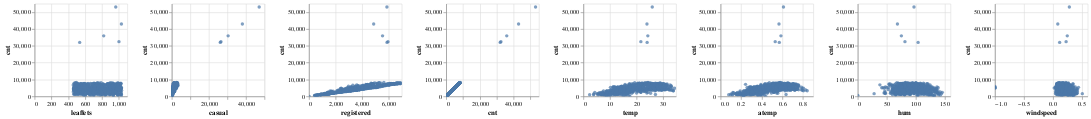

Notebook code for this chart:
### Markdown cell above
Um einen ersten Überblick über die Zusammenhänge zwischen den verschiedenen numerischen Variablen und der Response Variable `cnt` zu erhalten, werden Scatterplots erstellt. Muster, wie beispielsweise lineare Beziehungen, Trends und Ausreißer, können so schnell identifiziert werden.

### Code cell
alt.Chart(data).mark_circle().encode(
    alt.X(alt.repeat("column"), type='quantitative'),
    alt.Y(alt.repeat("row"), type='quantitative')
).properties(
    width=150,
    height=150
).repeat(
    row=['cnt'],
    column=numeric_vars_large + numeric_vars_small
).interactive()

### Figure 1 — Vega-Lite specification as saved in the notebook (floating-point values rounded to 4 significant figures; data arrays with more than 128 entries replaced by an {"elided": "..."} marker saying what was removed)
{"config": {"view": {"continuousWidth": 300, "continuousHeight": 300}}, "repeat": {"column": ["leaflets", "casual", "registered", "cnt", "temp", "atemp", "hum", "windspeed"], "row": ["cnt"]}, "spec": {"data": {"name": "data-b8677563fe0251ac50b71348b3b780cb"}, "mark": {"type": "circle"}, "encoding": {"x": {"field": {"repeat": "column"}, "type": "quantitative"}, "y": {"field": {"repeat": "row"}, "type": "quantitative"}}, "height": 150, "name": "view_1", "width": 150}, "params": [{"name": "param_1", "select": {"type": "interval", "encodings": ["x", "y"]}, "bind": "scales", "views": ["view_1_child__row_cntcolumn_leaflets", "view_1_child__row_cntcolumn_casual", "view_1_child__row_cntcolumn_registered", "view_1_child__row_cntcolumn_cnt", "view_1_child__row_cntcolumn_temp", "view_1_child__row_cntcolumn_atemp", "view_1_child__row_cntcolumn_hum", "view_1_child__row_cntcolumn_windspeed"]}], "$schema": "https://vega.github.io/schema/vega-lite/v5.16.3.json", "datasets": {"data-b8677563fe0251ac50b71348b3b780cb": {"elided": "732 records"}}}
